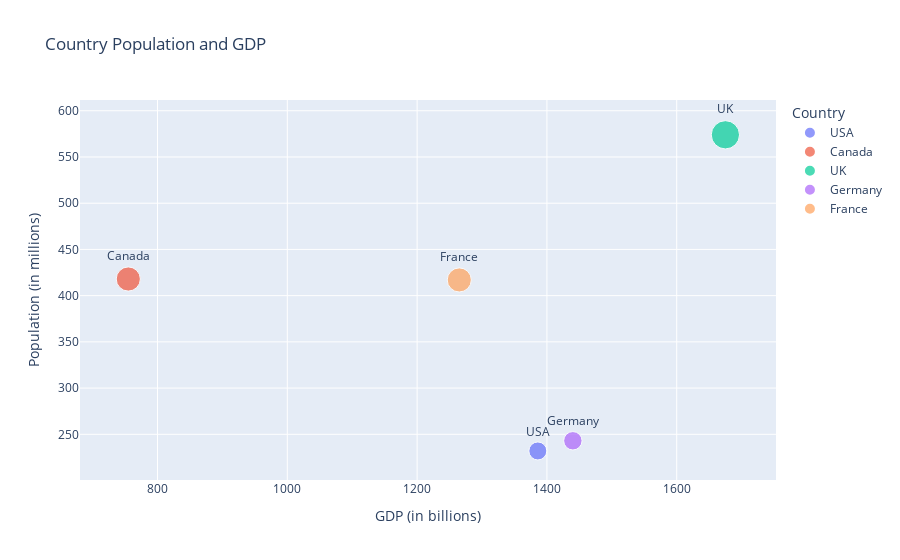

Source (notebook cell):
### Code cell
fig = px.scatter(df, x='GDP', y='Population', size='Population', text='Country',
                 color='Country', title="Country Population and GDP",
                 labels={'GDP': 'GDP (in billions)', 'Population': 'Population (in millions)'})
fig.update_traces(textposition='top center')
fig.show()

### Figure 1 — Plotly figure (JSON) as saved in the notebook; plotly's stock layout.template omitted (floating-point values rounded to 4 significant figures)
{"data": [{"hovertemplate": "Country=%{text}<br>GDP (in billions)=%{x}<br>Population (in millions)=%{marker.size}<extra></extra>", "legendgroup": "USA", "marker": {"color": "#636efa", "size": [232], "sizemode": "area", "sizeref": 1.435, "symbol": "circle"}, "mode": "markers+text", "name": "USA", "orientation": "v", "showlegend": true, "text": ["USA"], "textposition": "top center", "type": "scatter", "x": [1386], "xaxis": "x", "y": [232], "yaxis": "y"}, {"hovertemplate": "Country=%{text}<br>GDP (in billions)=%{x}<br>Population (in millions)=%{marker.size}<extra></extra>", "legendgroup": "Canada", "marker": {"color": "#EF553B", "size": [418], "sizemode": "area", "sizeref": 1.435, "symbol": "circle"}, "mode": "markers+text", "name": "Canada", "orientation": "v", "showlegend": true, "text": ["Canada"], "textposition": "top center", "type": "scatter", "x": [755], "xaxis": "x", "y": [418], "yaxis": "y"}, {"hovertemplate": "Country=%{text}<br>GDP (in billions)=%{x}<br>Population (in millions)=%{marker.size}<extra></extra>", "legendgroup": "UK", "marker": {"color": "#00cc96", "size": [574], "sizemode": "area", "sizeref": 1.435, "symbol": "circle"}, "mode": "markers+text", "name": "UK", "orientation": "v", "showlegend": true, "text": ["UK"], "textposition": "top center", "type": "scatter", "x": [1675], "xaxis": "x", "y": [574], "yaxis": "y"}, {"hovertemplate": "Country=%{text}<br>GDP (in billions)=%{x}<br>Population (in millions)=%{marker.size}<extra></extra>", "legendgroup": "Germany", "marker": {"color": "#ab63fa", "size": [243], "sizemode": "area", "sizeref": 1.435, "symbol": "circle"}, "mode": "markers+text", "name": "Germany", "orientation": "v", "showlegend": true, "text": ["Germany"], "textposition": "top center", "type": "scatter", "x": [1440], "xaxis": "x", "y": [243], "yaxis": "y"}, {"hovertemplate": "Country=%{text}<br>GDP (in billions)=%{x}<br>Population (in millions)=%{marker.size}<extra></extra>", "legendgroup": "France", "marker": {"color": "#FFA15A", "size": [417], "sizemode": "area", "sizeref": 1.435, "symbol": "circle"}, "mode": "markers+text", "name": "France", "orientation": "v", "showlegend": true, "text": ["France"], "textposition": "top center", "type": "scatter", "x": [1265], "xaxis": "x", "y": [417], "yaxis": "y"}], "layout": {"autosize": true, "legend": {"itemsizing": "constant", "title": {"text": "Country"}, "tracegroupgap": 0}, "title": {"text": "Country Population and GDP"}, "xaxis": {"anchor": "y", "autorange": true, "domain": [0, 1], "range": [687.4, 1745.0], "title": {"text": "GDP (in billions)"}, "type": "linear"}, "yaxis": {"anchor": "x", "autorange": true, "domain": [0, 1], "range": [184.1, 636.3], "title": {"text": "Population (in millions)"}, "type": "linear"}}}
